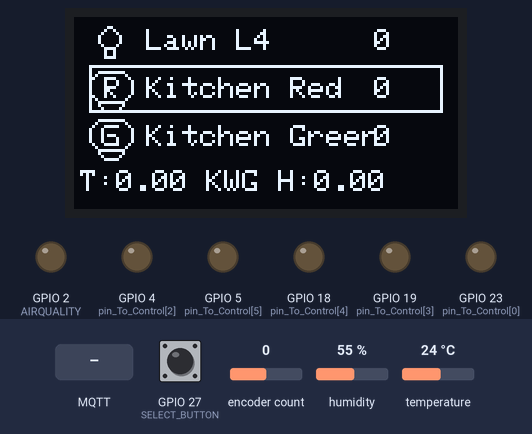
This program was run on a simulated ESP32. Shown: 128×64 one-colour display, output pins drawn as LEDs (lit = HIGH). Inputs (shaded band) come from the test bench; at power-on: GPIO 27 (SELECT_BUTTON) HIGH, encoder count 0, humidity 55 %, temperature 24 °C. WiFi joins after 1.5 s; servers stay silent unless stated; no MQTT or app messages arrive unless stated; what the program prints to the serial monitor is not drawn.

Above: at 3.3 s.
3.4 s: MQTT message "1" arrives on the first subscribed topic
At 4.7 s:
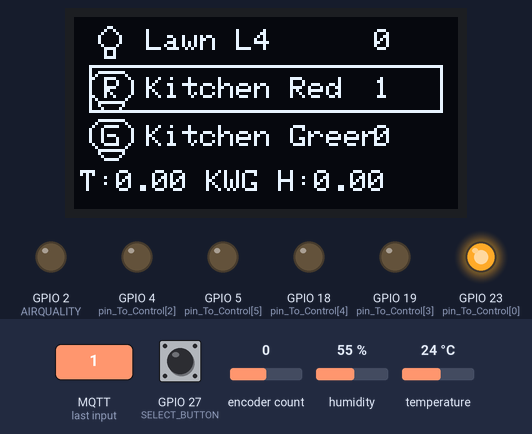
5.0 s: GPIO 27 (SELECT_BUTTON) pulled LOW for 3.2 s
At 9.6 s:
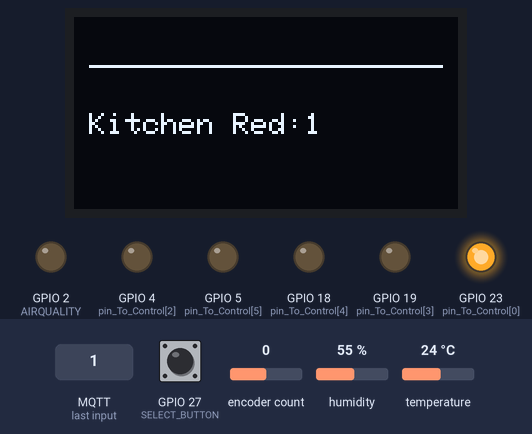
10.2 s: encoder count set to 1
At 11.2 s:
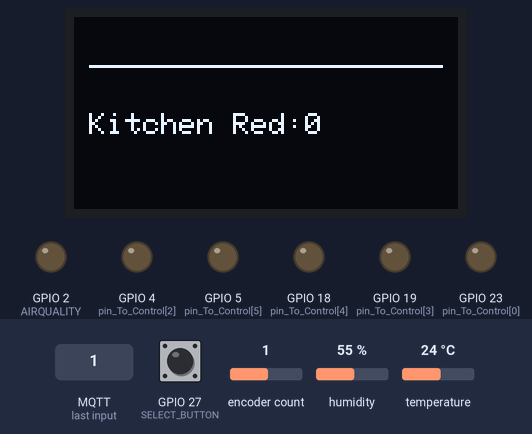
12.2 s: MQTT message "1" arrives on the third subscribed topic
At 12.7 s:
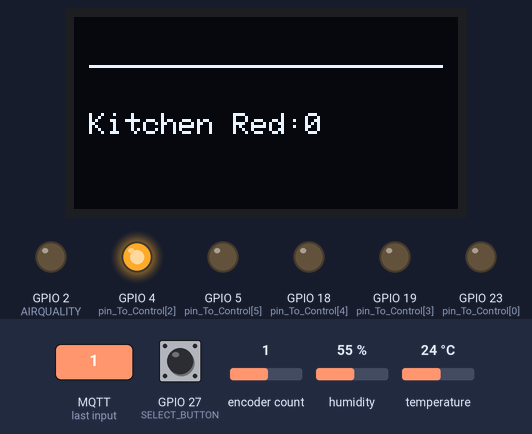
13.7 s: GPIO 27 (SELECT_BUTTON) pulled LOW for 0.15 s
At 15.5 s:
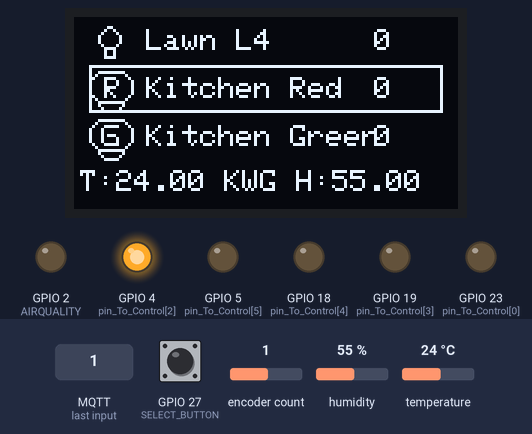
15.8 s: encoder count set to 0
At 17.0 s:
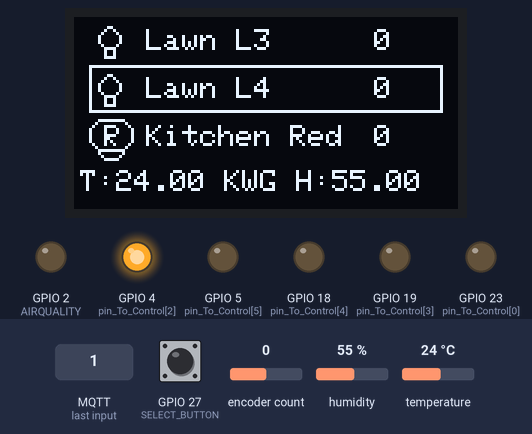
Timing chart, 0 to 18.8 s (numbered marks = the images above; inputs shaded):
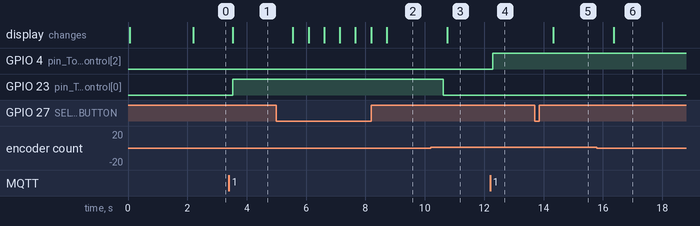

Measured:
- after the input at 3.4 s, GPIO 23 (pin_To_Control[0]): LOW → HIGH after 0.12 s; the display: changes after 0.12 s (image 1)
- after the input at 5.0 s, the display: changes after 0.56 s (image 2)
- after the input at 10.2 s, GPIO 23 (pin_To_Control[0]): HIGH → LOW after 0.42 s; the display: changes after 0.55 s (image 3)
- after the input at 12.2 s, GPIO 4 (pin_To_Control[2]): LOW → HIGH after 0.09 s
- after the input at 13.7 s, the display: changes after 0.63 s (image 5)
- after the input at 15.8 s, the display: changes after 0.56 s (image 6)

The program:

main.cpp
```cpp
#include <ESP32Encoder.h>
#include <Arduino.h>
#include <Wire.h>
#include <Adafruit_GFX.h>
#include <PubSubClient.h>
// #include <Adafruit_SH1106.h>
#include <Adafruit_SSD1306.h>
#include <DHTesp.h>
#include <WiFi.h>
#include <ArduinoJson.h>

#define OLED_RESET 4
#define AIRQUALITY 2

Adafruit_SSD1306 display(128, 64, &Wire, -1);
// Adafruit_SH1106 display(22, 21);
DHTesp dht;

WiFiClient wifi;
PubSubClient client(wifi);
/* CONFIGURATION Parameters */
#define MAX_ITEMS 10
#define DEBUG_MODE true
/* OLED */
#define SCREEN_WIDTH 128
#define SCREEN_HEIGHT 64
// Button Config
#define NEXT_BUTTON 32
#define PREV_BUTTON 33
#define SELECT_BUTTON 27
// 'New Project', 16x16px
const unsigned char light[] PROGMEM = {
    0x00, 0x00, 0x00, 0x00, 0x00, 0x00, 0x03, 0x00, 0x04, 0x80, 0x08, 0x40, 0x10, 0x20, 0x10, 0x20,
    0x10, 0x20, 0x08, 0x40, 0x07, 0x80, 0x04, 0x80, 0x04, 0x80, 0x07, 0x80, 0x00, 0x00, 0x00, 0x00};
// 'brightness', 16x16px

// 'wifi', 16x16px
const unsigned char epd_bitmap_wifi[] PROGMEM = {
    0x00, 0x00, 0x07, 0xe0, 0x08, 0x10, 0x09, 0x90, 0x12, 0x48, 0x12, 0x48, 0x24, 0x24, 0x25, 0xa4,
    0x00, 0x00, 0x41, 0x5d, 0x41, 0x51, 0x2a, 0x59, 0x3e, 0x51, 0x00, 0x00, 0x00, 0x00, 0x00, 0x00};

const unsigned char blue [] PROGMEM = {
	0x00, 0x00, 0x00, 0x00, 0x1f, 0xf0, 0x20, 0x08, 0x47, 0x84, 0x84, 0x42, 0x84, 0x42, 0x87, 0x82,
	0x84, 0x42, 0x84, 0x42, 0x47, 0x84, 0x20, 0x08, 0x1f, 0xf0, 0x10, 0x10, 0x08, 0x20, 0x07, 0xc0
};
// 'green', 16x16px
const unsigned char green [] PROGMEM = {
	0x00, 0x00, 0x00, 0x00, 0x1f, 0xf0, 0x20, 0x08, 0x47, 0xc4, 0x88, 0x02, 0x88, 0x02, 0x8b, 0x82,
	0x88, 0x42, 0x88, 0x42, 0x47, 0xc4, 0x20, 0x08, 0x1f, 0xf0, 0x10, 0x10, 0x08, 0x20, 0x07, 0xc0
};
// 'red', 16x16px
const unsigned char red [] PROGMEM = {
	0x00, 0x00, 0x00, 0x00, 0x1f, 0xf0, 0x20, 0x08, 0x47, 0x84, 0x84, 0x42, 0x84, 0x42, 0x87, 0x82,
	0x86, 0x02, 0x85, 0x02, 0x44, 0x84, 0x20, 0x08, 0x1f, 0xf0, 0x10, 0x10, 0x08, 0x20, 0x07, 0xc0
};
const unsigned char  gyser [] PROGMEM = {
	0x00, 0x00, 0x7f, 0xfe, 0x40, 0x02, 0x43, 0xc2, 0x7e, 0x7e, 0x53, 0xca, 0x50, 0x0a, 0x53, 0xca,
	0x52, 0x0a, 0x52, 0xca, 0x52, 0x4a, 0x53, 0xca, 0x50, 0x0a, 0x7f, 0xfe, 0x0c, 0x30, 0x0c, 0x30
};

const int epd_bitmap_allArray_LEN = 5;
const unsigned char *logoArray[12] = {
    red,
    green,
    blue,light,light,gyser,light,light,light,light,light,light};

unsigned long debounceDelay = 300;
unsigned long lastDebounceTime = 0;
bool inItem = false;
uint8_t selectedItem = 0;
uint8_t upItem;
uint8_t downItem;
const char *mqtt_server = "ec2-35-170-242-83.compute-1.amazonaws.com";
float temp = 0;
float hum = 0;
// Items Configuration starts here
const char selectableItems[MAX_ITEMS][15] = {
    "Kitchen Red",
    "Kitchen Green",
    "Kitchen Blue",
    "Garage Light",
    "Washroom Light",
    "Geyser",
    "Lawn L1",
    "Lawn L2",
    "Lawn L3",
    "Lawn L4",


};
const bool toggleItems[MAX_ITEMS] = {true, true, true, true, true,true,true, true, true, true};
int currentValue[MAX_ITEMS] = {0, 0, 0, 0, 0,0,0, 0, 0, 0};
const char topics[MAX_ITEMS][30] = { "IoT/kitchen/light1","IoT/kitchen/light2","IoT/kitchen/switchBoard1","IoT/garage/light1","IoT/washroom/light1","IoT/washroom/gyser","IoT/lawn/light1","IoT/lawn/light2","IoT/lawn/light3","IoT/lawn/light4"};
bool isInverted[6]={1,1,1,0,0,0};
const int pin_To_Control[6]={23,2,4,19,18,5};

const uint8_t maxValues[MAX_ITEMS] = {1, 1, 1, 1, 1,1};
bool needUpdate = true;


char SSID[64] = "ConForNode1";
char PASSWORD[64] = "12345678";

 int lastCount=0;

 long lastPIR = 0;
ESP32Encoder encoder;


/**
 * Callback function that is called when a message is received.
 *
 * @param topic The topic of the message.
 * @param payload The payload of the message.
 * @param length The length of the payload.
 *
 * @throws None
 */
void callback(char *topic, byte *payload, unsigned int length)
{

    String message;

    for (int i = 0; i < length; i++)
    {
        message += (char)payload[i];
    }
#if DEBUG_MODE
    Serial.print("Message arrived [");
    Serial.print(topic);
    Serial.print("] ");
    Serial.println(message);
#endif
    for (int i = 0; i < MAX_ITEMS; i++)
    {
        if (String(topics[i]) == String(topic))
        {
            if (maxValues[i] == 1)
            {
                // For topics that can only have "0" or "1"
                if (message == "1" || message == "0")
                {
                    currentValue[i] = message.toInt();
                    needUpdate = true;
                }
            }
            else
            {
                // For topics that can have other values
                currentValue[i] = message.toInt();
                needUpdate = true;
            }
            break;
        }
    }
}
/**
 * Returns the bottom text based on the WiFi and MQTT connection status.
 *
 * @return The bottom text.
 */
String BottomText()
{
    if (WiFi.status() != WL_CONNECTED)
    {
        return "Not Connected To WiFi";
    }
    else if (client.connected() == false)
    {
        return "Not Connected To MQTT";
    }
    else
    {
        return "T:" + String(temp) + " KWG " + "H:" + String(hum);
    }
}
/**
 * Initializes the setup of the program.
 *
 * @return void
 *
 * @throws None
 */
void setup()
{


    Serial.begin(115200);
   pinMode(AIRQUALITY,INPUT);

    dht.setup(15, DHTesp::DHT22);
    Serial.println(dht.getTemperature());
    display.begin(SSD1306_SWITCHCAPVCC, 0x3C);
    // display.begin(SH1106_SWITCHCAPVCC, 0x3C);
    display.clearDisplay();
    display.setTextSize(1);
    display.setTextColor(WHITE);

    client.setServer(mqtt_server, 1883);
    client.setCallback(callback);
    WiFi.begin(SSID, PASSWORD);
    uint8_t i = 0;
    while (WiFi.status() != WL_CONNECTED)
    {

#if DEBUG_MODE
        Serial.println("Connecting to WiFi..");
#endif
        display.setTextSize(1);
        display.setCursor(5, 32);
        display.print("Connecting to WiFi..");
        display.drawBitmap(58, 14, epd_bitmap_wifi, 16, 16, WHITE);
        display.display();
        delay(1000);
        i++;
        if (i > 12)
        {
            break;
        }
    }

    if (client.connect("ssfsf"))
    {

#if DEBUG_MODE
        Serial.println("connected");
#endif
        for (int i = 0; i < MAX_ITEMS; i++)
        {
#if DEBUG_MODE
            Serial.print("Subscribing to: ");
            Serial.println(topics[i]);
#endif
            client.subscribe(topics[i]);
        }
    }
    else
    {
#if DEBUG_MODE
        Serial.println("failed, rc=" + client.state());
#endif
    }

    // Select Button
    encoder.attachHalfQuad(PREV_BUTTON, NEXT_BUTTON);
    encoder.setCount(0);

    pinMode(SELECT_BUTTON, INPUT_PULLUP);

    for (int i = 0; i < MAX_ITEMS - 1; i++)
    {
        pinMode(pin_To_Control[i], OUTPUT);
    }
}

/**
 * Displays the items on the screen.
 *
 * @throws ErrorType description of error
 */
void displayItems()
{
    if (!needUpdate)
        return;

    if (!inItem)
    {
        display.clearDisplay();
        display.setTextSize(1);
        display.setTextColor(WHITE);
        // Up Item
        display.setCursor(24, 4);
        display.print(selectableItems[upItem]);
        display.setCursor(100, 4);
        display.print(currentValue[upItem]);
        display.drawBitmap(5, 0, logoArray[upItem], 16, 16, WHITE);

        // Center Item
        display.drawLine(5, 16, 122, 16, WHITE);
        display.drawLine(122, 16, 122, 31, WHITE);
        display.drawLine(5, 31, 122, 31, WHITE);
        display.drawLine(5, 16, 5, 31, WHITE);
        display.setCursor(24, 20);
        display.print(selectableItems[selectedItem]);
        display.setCursor(100, 20);
        display.print(currentValue[selectedItem]);
        display.drawBitmap(5, 16, logoArray[selectedItem], 16, 16, WHITE);

        // Down Item
        display.setCursor(24, 36);
        display.print(selectableItems[downItem]);
        display.setCursor(100, 36);
        display.print(currentValue[downItem]);
        display.drawBitmap(5, 32, logoArray[downItem], 16, 16, WHITE);
        display.setCursor(2, 51);
        display.print(BottomText());

        display.display();
    }
    else
    {
        display.clearDisplay();
        display.setTextSize(1);
        display.setCursor(5, 32);
        display.print(selectableItems[selectedItem]);
        display.print(":");
        display.print(currentValue[selectedItem]);
        display.setTextColor(WHITE);

        display.drawLine(5, 16, 122, 16, WHITE);
        display.display();
    }
    needUpdate = false;
}

/**
 * Fixes the numbering of items.
 *
 * @param None
 *
 * @return None
 *
 * @throws None
 */
void fixNumbering()
{
    upItem = (selectedItem == 0) ? (MAX_ITEMS - 1) : (selectedItem - 1);
    downItem = (selectedItem == (MAX_ITEMS - 1)) ? 0 : (selectedItem + 1);
}

/**
 * Checks the state of the buttons and performs corresponding actions.
 *
 * @return void
 *
 * @throws None
 */

void checkButtons()
{
    unsigned long currentTime = millis();

    // Check the next button
    // Check the next button
    if ( encoder.getCount() >lastCount)
    {
#if DEBUG_MODE
        Serial.println("next");
#endif
        if ((currentTime - lastDebounceTime) >= debounceDelay)
        {
            lastDebounceTime = currentTime;
            needUpdate = true;
            if (!inItem)
            {
                selectedItem = (selectedItem + 1) % MAX_ITEMS;
            }
            else
            {
                if (maxValues[selectedItem] == 100)
                {
                    currentValue[selectedItem] = max(0, currentValue[selectedItem] - 10); // Decrement by 10, min 0
                }
                else
                {
                    currentValue[selectedItem] = (currentValue[selectedItem] == 0) ? maxValues[selectedItem] : (currentValue[selectedItem] - 1);
                }
            }
        }
        lastCount=encoder.getCount();
        delay(400);
    }

    // Check the previous button
    if ( encoder.getCount() < lastCount)
    {
#if DEBUG_MODE
        Serial.println("prev");
#endif
        if ((currentTime - lastDebounceTime) >= debounceDelay)
        {
            needUpdate = true;
            lastDebounceTime = currentTime;
            if (!inItem)
            {
                selectedItem = (selectedItem == 0) ? (MAX_ITEMS - 1) : (selectedItem - 1);
            }
            else
            {

                if (maxValues[selectedItem] == 100)
                {
                    currentValue[selectedItem] = min(100, currentValue[selectedItem] + 10); // Increment by 10, max 100
                }
                else
                {
                    currentValue[selectedItem] = (currentValue[selectedItem] + 1) % maxValues[selectedItem];
                }
            }
        }
        lastCount=encoder.getCount();
        delay(400);
        Serial.println(lastCount);
    }

    // Check the select button
    if (digitalRead(SELECT_BUTTON) == LOW)
    {
#if DEBUG_MODE
        Serial.println("select");
#endif
        if ((currentTime - lastDebounceTime) >= debounceDelay)
        {
            needUpdate = true;
            lastDebounceTime = currentTime;
            inItem = !inItem;
        }
        if (!inItem)
        {
            String payload = String(currentValue[selectedItem]);
            client.publish(topics[selectedItem], payload.c_str(), true);
#if DEBUG_MODE
            Serial.print("Published to ");
            Serial.print(topics[selectedItem]);
            Serial.print(": ");
            Serial.println(payload);
#endif
        }
        delay(400);
    }
}


/**
 * Updates the temperature and humidity readings.
 *
 * @return void
 */
unsigned long lastUpdateTime = 0;
const unsigned long updateInterval = 12000;  // 15 seconds in milliseconds

void updateTempHum()
{
    // Check if it's time for an update
    if (millis() - lastUpdateTime >= updateInterval)
    {
        float t = dht.getTemperature();
        float h = dht.getHumidity();

        if (isnan(t) || isnan(h) || t == 0 || h == 0)
        {
            return;
        }
        else
        {
            if ((temp != t) || (hum != h))
            {
                temp = t;
                hum = h;
                Serial.println("Update detected");

                client.publish("IoT/kitchen/temperature", String(temp).c_str(), true);
                client.publish("IoT/kitchen/humidity", String(hum).c_str(), true);
                client.publish("IoT/kitchen/airQuality",String(analogRead(AIRQUALITY)).c_str(),true);

            }

            // Update the last update time
            lastUpdateTime = millis();
        }
    }
}


/**
 * Updates the output based on the current values.
 *
 * @param None
 *
 * @return None
 *
 * @throws None
 */
void refreshOutput(){
    for (int i = 0; i < 6; i++){
      digitalWrite(pin_To_Control[i], currentValue[i]);

    }
}

/**
 * Performs the main loop of the program.
 *
 * @return void
 */
void loop()
{
    client.loop();
    fixNumbering();
    displayItems();
    checkButtons();
  refreshOutput();
    updateTempHum();
    delay(100);
}
```
